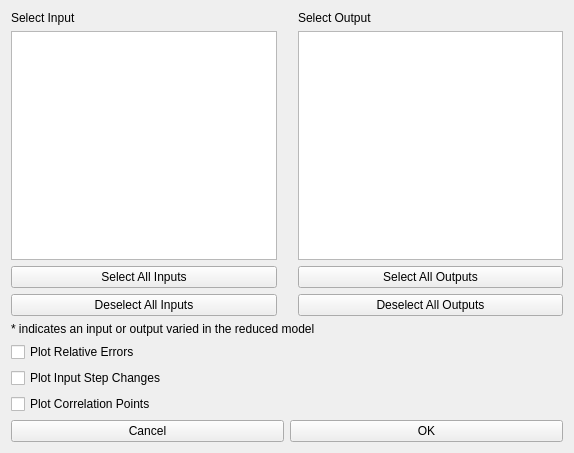
<?xml version="1.0" encoding="UTF-8"?>
<ui version="4.0">
 <class>plotResultDlg</class>
 <widget class="QDialog" name="plotResultDlg">
  <property name="geometry">
   <rect>
    <x>0</x>
    <y>0</y>
    <width>574</width>
    <height>453</height>
   </rect>
  </property>
  <property name="windowTitle">
   <string>Result Plotting Dialog</string>
  </property>
  <layout class="QGridLayout" name="gridLayout">
   <item row="0" column="0">
    <layout class="QHBoxLayout" name="horizontalLayout">
     <item>
      <layout class="QVBoxLayout" name="verticalLayout">
       <item>
        <widget class="QLabel" name="label_SelectInput">
         <property name="text">
          <string>Select Input</string>
         </property>
        </widget>
       </item>
       <item>
        <widget class="QListWidget" name="listWidget_Input">
         <property name="selectionMode">
          <enum>QAbstractItemView::ExtendedSelection</enum>
         </property>
         <property name="modelColumn">
          <number>0</number>
         </property>
        </widget>
       </item>
       <item>
        <widget class="QPushButton" name="pushButton_SelectAllInputs">
         <property name="text">
          <string>Select All Inputs</string>
         </property>
         <property name="autoDefault">
          <bool>false</bool>
         </property>
        </widget>
       </item>
       <item>
        <widget class="QPushButton" name="pushButton_DeselectAllInputs">
         <property name="text">
          <string>Deselect All Inputs</string>
         </property>
         <property name="autoDefault">
          <bool>false</bool>
         </property>
        </widget>
       </item>
      </layout>
     </item>
     <item>
      <spacer name="horizontalSpacer">
       <property name="orientation">
        <enum>Qt::Horizontal</enum>
       </property>
       <property name="sizeType">
        <enum>QSizePolicy::Fixed</enum>
       </property>
       <property name="sizeHint" stdset="0">
        <size>
         <width>15</width>
         <height>20</height>
        </size>
       </property>
      </spacer>
     </item>
     <item>
      <layout class="QVBoxLayout" name="verticalLayout_2">
       <item>
        <widget class="QLabel" name="label_SelectOutput">
         <property name="text">
          <string>Select Output</string>
         </property>
        </widget>
       </item>
       <item>
        <widget class="QListWidget" name="listWidget_Output">
         <property name="selectionMode">
          <enum>QAbstractItemView::ExtendedSelection</enum>
         </property>
        </widget>
       </item>
       <item>
        <widget class="QPushButton" name="pushButton_SelectAllOutputs">
         <property name="text">
          <string>Select All Outputs</string>
         </property>
         <property name="autoDefault">
          <bool>false</bool>
         </property>
        </widget>
       </item>
       <item>
        <widget class="QPushButton" name="pushButton_DeselectAllOutputs">
         <property name="text">
          <string>Deselect All Outputs</string>
         </property>
         <property name="autoDefault">
          <bool>false</bool>
         </property>
        </widget>
       </item>
      </layout>
     </item>
    </layout>
   </item>
   <item row="1" column="0">
    <widget class="QLabel" name="label_star">
     <property name="text">
      <string>* indicates an input or output varied in the reduced model</string>
     </property>
    </widget>
   </item>
   <item row="2" column="0">
    <widget class="QCheckBox" name="checkBox_PlotRelativeErrors">
     <property name="text">
      <string>Plot Relative Errors</string>
     </property>
    </widget>
   </item>
   <item row="3" column="0">
    <widget class="QCheckBox" name="checkBox_PlotInputStepChanges">
     <property name="text">
      <string>Plot Input Step Changes</string>
     </property>
    </widget>
   </item>
   <item row="4" column="0">
    <widget class="QCheckBox" name="checkBox_PlotCorrelationPoints">
     <property name="text">
      <string>Plot Correlation Points</string>
     </property>
    </widget>
   </item>
   <item row="5" column="0">
    <layout class="QHBoxLayout" name="horizontalLayout_2">
     <item>
      <widget class="QPushButton" name="pushButton_Cancel">
       <property name="text">
        <string>Cancel</string>
       </property>
       <property name="autoDefault">
        <bool>false</bool>
       </property>
      </widget>
     </item>
     <item>
      <widget class="QPushButton" name="pushButton_OK">
       <property name="text">
        <string>OK</string>
       </property>
       <property name="autoDefault">
        <bool>false</bool>
       </property>
      </widget>
     </item>
    </layout>
   </item>
  </layout>
 </widget>
 <tabstops>
  <tabstop>listWidget_Input</tabstop>
  <tabstop>listWidget_Output</tabstop>
  <tabstop>pushButton_SelectAllInputs</tabstop>
  <tabstop>pushButton_SelectAllOutputs</tabstop>
  <tabstop>pushButton_DeselectAllInputs</tabstop>
  <tabstop>pushButton_DeselectAllOutputs</tabstop>
  <tabstop>checkBox_PlotRelativeErrors</tabstop>
  <tabstop>checkBox_PlotInputStepChanges</tabstop>
  <tabstop>checkBox_PlotCorrelationPoints</tabstop>
 </tabstops>
 <resources/>
 <connections/>
</ui>
